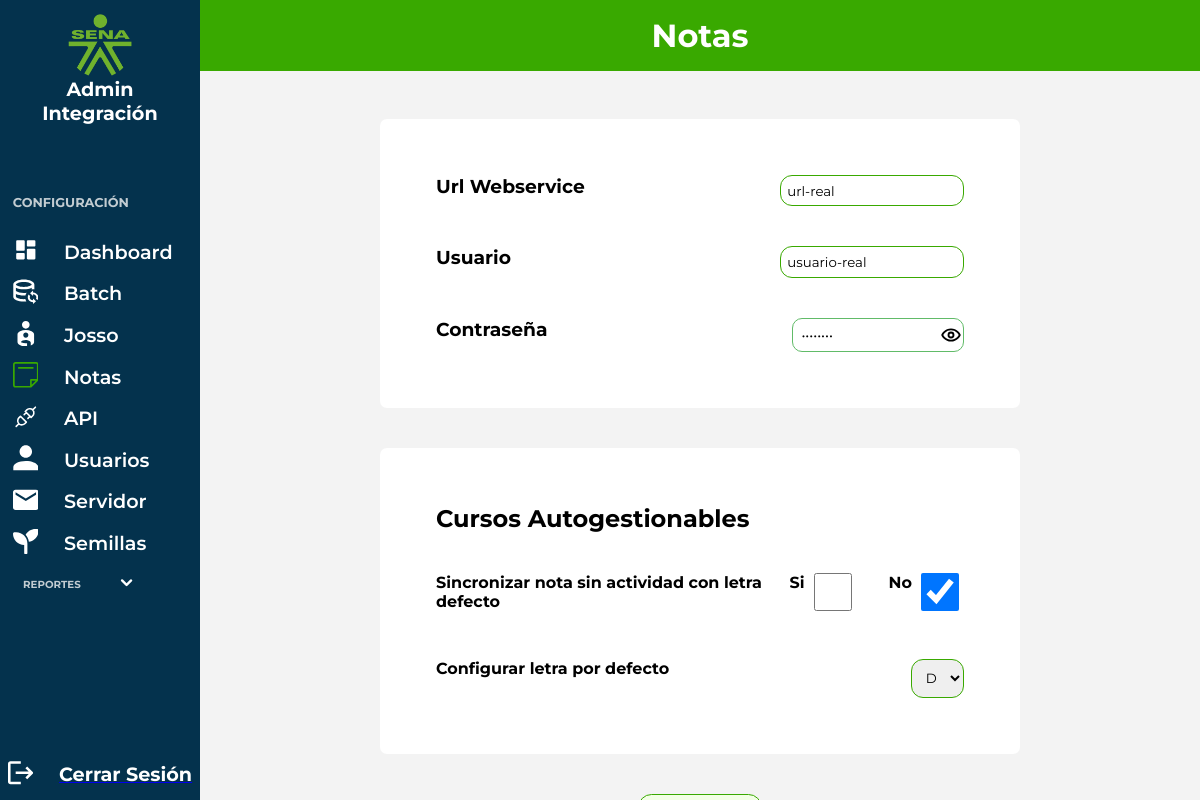
Screenshot of /views/note.php (signed in) with the database file from the repository.
### tables this page shows
CREATE TABLE IF NOT EXISTS `note` (
  `id` int NOT NULL AUTO_INCREMENT,
  `url_web_service` text NOT NULL,
  `user` text NOT NULL,
  `password` text NOT NULL,
  `sync_notes` tinyint DEFAULT NULL,
  `default_letter` text NOT NULL,
  PRIMARY KEY (`id`)
);

### app/controllers/note/show_note.php (called while the page is built, shortened)
<?php
    require_once '../app/config.php';
    $sql = "SELECT * FROM note";
    $stmt = $pdo->query($sql);
    $stmt->execute();
    $resultado = $stmt->fetch(PDO::FETCH_ASSOC);
    if($resultado){
        $url_web_service = $resultado['url_web_service'];
        $user = $resultado['user'];
        $password = $resultado['password'];
        $sync_notes = $resultado['sync_notes'];
        $default_letter = $resultado['default_letter'];
    }

### views/note/note.php (the view, shortened to what this page needs)
<?php
require_once '../app/controllers/note/show_note.php';
require_once '../app/controllers/note/create_note.php';
?>
<div class="container__box">
    <div class="container__config__notes">
        <form class="form__config__notes" method="post" action="../app/controllers/note/create_note.php">
            <div class="content__form__notes">
                <div class="content__forms">
                    <div class="form__inputs">
                        <h3>Url Webservice</h3>
                        <input type="text" id="url" name="url_web_service" class="form__input" value="<?php echo isset($url_web_service) ? $url_web_service : ''  ?>" placeholder="" required <?php echo $_SESSION['role'] == 'reader' ? 'disabled' : '' ?>>
                    </div>
                    <div class="form__inputs">
                        <h3>Usuario</h3>
                        <input type="text" id="usuario" name="user" class="form__input" value="<?php echo isset($user) ? $user : ''  ?>" placeholder="" required <?php echo $_SESSION['role'] == 'reader' ? 'disabled' : '' ?>>
                    </div>
                    <div class="form__inputs">
                        <h3>Contraseña</h3>
                        <div class="password-input">
                            <input type="password" id="password" name="password" class="form__input" value="<?php echo isset($password) ? $password : ''  ?>" placeholder="" required <?php echo $_SESSION['role'] == 'reader' ? 'disabled' : '' ?>>
                            <?php
                            if ($_SESSION['role'] == 'admin') {
                                echo "
                                <img class='icon_handle' id='icon-toggle' src='../img/RiEyeLine.svg' onclick=\"handleEyeGeneral('../img/','password')\" alt='Toggle Password Visibility'>
                                ";
                            }
                            ?>
                        </div>
                    </div>
                </div>
            </div>
            <div class="content__form__notes">
                <div class="content__forms">
                    <h2>Cursos Autogestionables</h2>
                    <div class="content__forms__inputs">
                        <div class="form__inputs__notes">
                            <label for=""> Sincronizar nota sin actividad con letra defecto </label>
                            <div class="checkboxes">
                                <div class="check">
                                    <p>Si</p>
                                    <input <?php echo
                                            isset($sync_notes)
                                                ? (
                                                    $sync_notes === 1
                                                    ? 'checked'
                                                    : ''
                                                )
                                                : ''
                                            ?> type="checkbox" name="sync_notes" id="si" onclick="handleCheckBox('si')" <?php echo $_SESSION['role'] == 'reader' ? 'disabled' : '' ?>>
                                </div>
                                <div class="check">
                                    <p>No</p>
                                    <input <?php echo
                                            isset($sync_notes)
                                                ? (
                                                    $sync_notes === 0
                                                    ? 'checked'
                                                    : ''
                                                )
                                                : ''
                                            ?> type="checkbox" name="not_sync_notes" id="no" onclick="handleCheckBox('no')" <?php echo $_SESSION['role'] == 'reader' ? 'disabled' : '' ?>>
                                </div>
                            </div>
                        </div>
                        <div class="form__inputs__notes">
                            <label>Configurar letra por defecto</label>
                            <select required id="default_letter" name="default_letter" <?php echo $_SESSION['role'] == 'reader' ? 'disabled' : '' ?>>
                                <option value="D" <?php  echo ($default_letter == 'D' ? 'selected' : '') ?>>D</option>
                            </select>
                        </div>
                    </div>
                </div>
            </div>
            <div class="content__form__botons">
                <div class="bottons__content">
                <?php
                if ($_SESSION['role'] == 'admin') {
                    echo "
                    <input type='submit' name='note_submit' value='Guardar'>
                ";
                }
                ?>
                </div>
            </div>
        </form>
    </div>
</div>

### views/note/css/styles.css (style rules this page uses)
.container__config__notes { margin-top: 3em; }
.password-input { display: flex; justify-content: center; align-items: center; padding: .1em; border-radius: 10px; border: none; border: solid 1px #61bb68; }
.password-input input { background-color: none !important; width: 11em; border: none !important; }
img.icon_handle { height: 20px; width: 20px; cursor: pointer; }
.content__forms { display: flex; padding: 2em; gap: 2.5em; flex-direction: column; justify-content: center; margin: 0 auto; }
.content__form__notes { display: flex; padding: 2em; gap: 4em; flex-direction: column; justify-content: center; margin: 0 auto; background-color: white; padding: 1.5em; border-radius: 7px; box-shadow: 0px 0px 4px -45px rgba(0,0,0,0.1); width: 80vh; }
.content__forms__inputs { display: flex; justify-content: center; gap: 3em; flex-direction: column; align-items: left; }
.form__inputs__notes { display: flex; justify-content:space-between; }
.form__inputs__notes label { font-size: 1em; font-weight: 700; }
.form__config__notes { display: flex; flex-direction: column; gap: 5vh; }
.content__forms { margin: unset !important; }
.content__form__botons { display: grid; place-items: center; }

### assets/main.css (style rules this page uses)
* { padding: 0; margin: 0; box-sizing: border-box; font-family: 'Montserrat'; }
:root { --primary: #39a900; --secondary: #98fe58; --tertiary: #f2ffe5; --alternate: #29690b; --primary-text: black; --secondary-text: #5d5d5d; --alternate-text: #919191; --primary-background: #fff; --secondary-background: #E6E6E6; --alternate-background: #04324d; --color-success: #52d726; --color-error: #e74c3c; --color-warning: #f1c40f; --color-info: #ffffff; --primary-shadow: 0 4px 6px rgba(0, 0, 0, 0.1), 0 1px 3px rgba(0, 0, 0, 0.08); }
input[type='text'], input[type='email'], input[type='number'], input[type='time'], input[type='password'] { padding: .5em; border-radius: 12px; border: 1px solid var(--primary); transition: .3s box-shadow ease-in-out; }
input[type="checkbox"] { line-height: 1.1; display: grid; grid-template-columns: 1em auto; gap: 0.5em; font-size: 2rem; }
select { padding: .7em; border-radius: 12px; border: 1px solid var(--primary); }
input[type="submit"], button { padding: .3rem 2rem; cursor: pointer; border-radius: 30px; border: none; transition: all .4s ease-in; font-weight: 800; box-sizing: border-box; background: var(--tertiary); color: var(--primary); border: 1px solid var(--primary); }
div.form__inputs { display: flex; width: 100%; justify-content: space-between; gap: 5em; }
.content__form__botons { margin: 0 auto; }
.checkboxes { display: flex; gap: 2em; }
.check { font-weight: bold; display: flex; gap: 4px; }

### rows the page displays
note: url_web_service "url-real", user "usuario-real", sync_notes "☑", default_letter "D"
